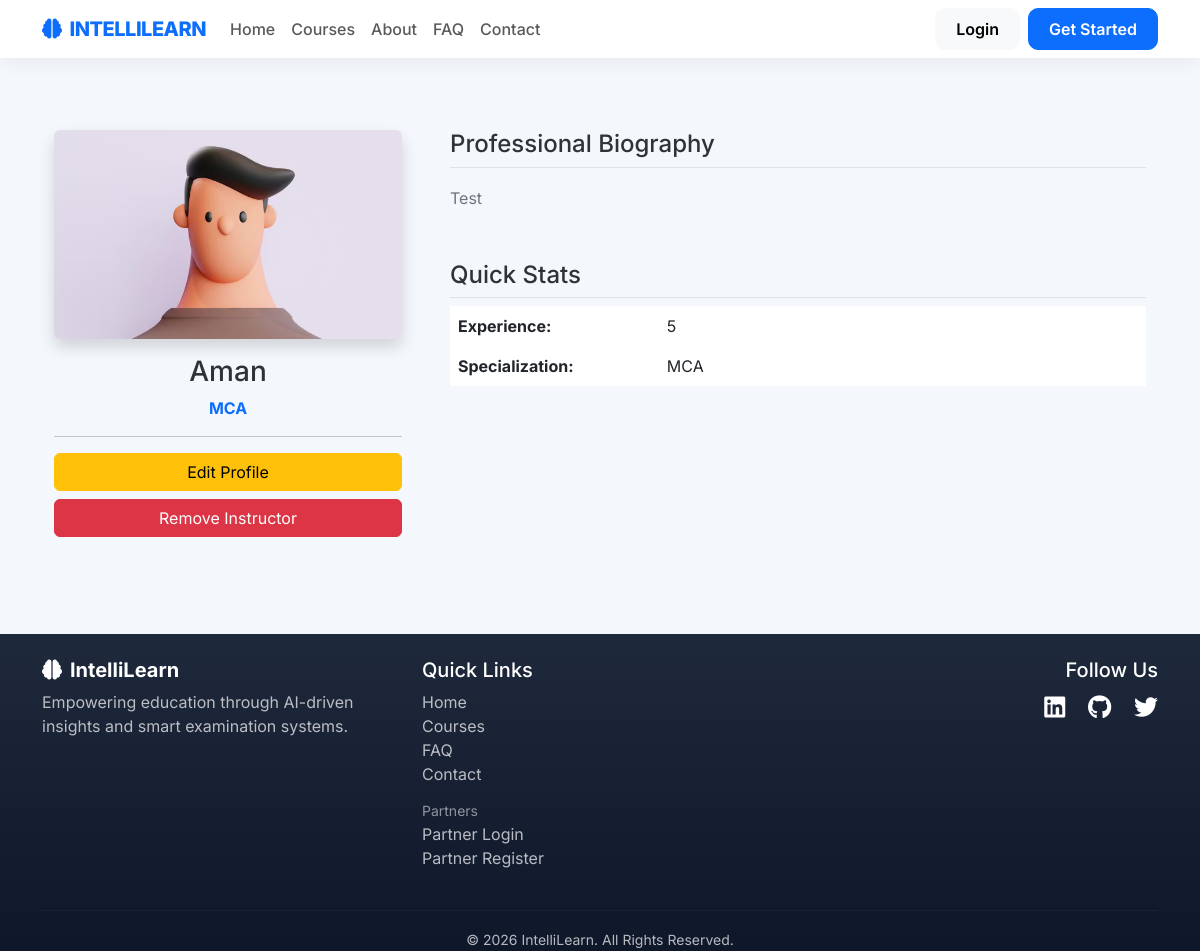
/courses/5/, run on the app's committed database.
### courses/models.py (models this page shows, shortened)
class Instructor(models.Model):
    name = models.CharField(max_length=100)
    qualification = models.CharField(max_length=200)
    experience = models.CharField(max_length=100)
    profile_image = models.ImageField(upload_to='instructors/')
    bio = models.TextField()
    user = models.OneToOneField(User,on_delete=models.CASCADE,null=True,blank=True)

### courses/views.py (the view)
def instructor_detail(request, pk):
    instructor = get_object_or_404(Instructor, pk=pk)
    return render(request, 'courses/detail.html', {'instructor': instructor})

### main/context_processors.py (called while the page is built)
def user_navigation(request):
    is_institute_user = False
    is_instructor_user = False
    is_student_user = False
    if request.user.is_authenticated:
        is_institute_user = Institute.objects.filter(user=request.user).exists()
        is_instructor_user = Instructor.objects.filter(user=request.user).exists()
        is_student_user = not is_institute_user and not is_instructor_user
    return {
        'is_institute_user': is_institute_user,
        'is_instructor_user': is_instructor_user,
        'is_student_user': is_student_user,
    }

### courses/templates/courses/detail.html
{% extends 'main/base.html' %}
{% block content %}
<div class="container mt-5">
    <div class="row">
        <div class="col-md-4 text-center">
            <img src="{{ instructor.profile_image.url }}" class="img-fluid rounded shadow mb-3" alt="{{ instructor.name }}">
            <h3>{{ instructor.name }}</h3>
            <p class="text-primary fw-bold">{{ instructor.qualification }}</p>
            <hr>
            <div class="d-grid gap-2">
                <a href="{% url 'instructor_edit' instructor.pk %}" class="btn btn-warning">Edit Profile</a>
                <a href="{% url 'instructor_delete' instructor.pk %}" class="btn btn-danger">Remove Instructor</a>
            </div>
        </div>
        <div class="col-md-8">
            <div class="ps-md-4">
                <h4 class="border-bottom pb-2">Professional Biography</h4>
                <p class="mt-3 text-secondary" style="line-height: 1.8;">{{ instructor.bio }}</p>
                <h4 class="border-bottom pb-2 mt-5">Quick Stats</h4>
                <table class="table table-borderless mt-2">
                    <tr>
                        <th width="30%">Experience:</th>
                        <td>{{ instructor.experience }}</td>
                    </tr>
                    <tr>
                        <th>Specialization:</th>
                        <td>{{ instructor.qualification }}</td>
                    </tr>
                </table>
            </div>
        </div>
    </div>
</div>
{% endblock %}

### static/css/theme.css (style rules this page uses)
:root { --il-primary: #0d6efd; --il-primary-dark: #0a2647; --il-gradient-soft: linear-gradient(135deg, #ffffff 0%, #f0f7ff 100%); --il-shadow-sm: 0 4px 20px rgba(0, 0, 0, 0.06); --il-shadow-md: 0 12px 40px rgba(13, 110, 253, 0.12); --il-radius: 16px; --il-transition: 0.3s cubic-bezier(0.4, 0, 0.2, 1); }
body { background: #f4f7fc; }

### main/templates/main/base.html (style rules this page uses)
body { font-family: 'Inter', sans-serif; color: #2d3436; }

### data on the page
Instructor: profile_image (picture), name "Aman", qualification "MCA", bio "Test", experience "5"
